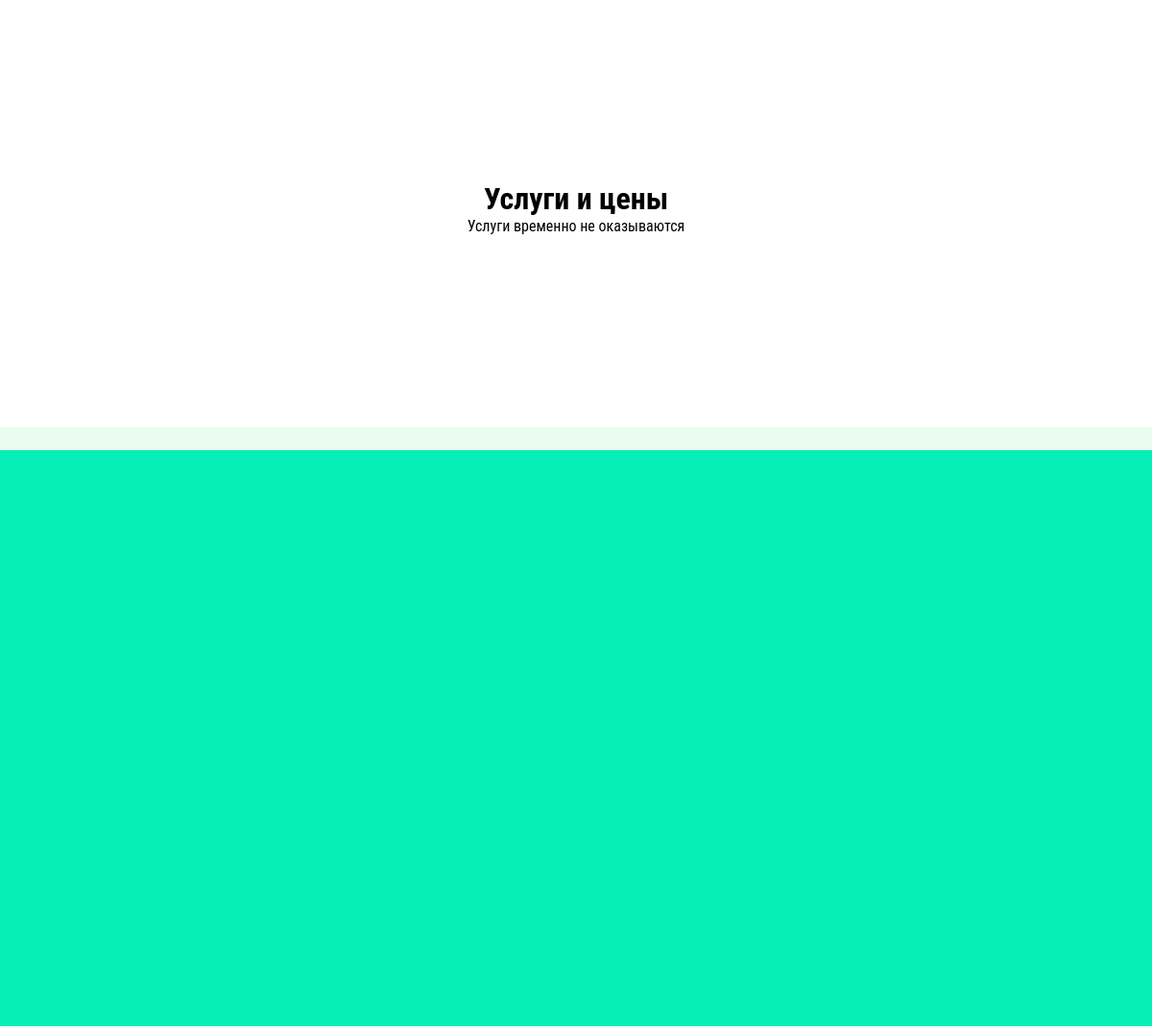
The app's page /услуги (middle part), older data.
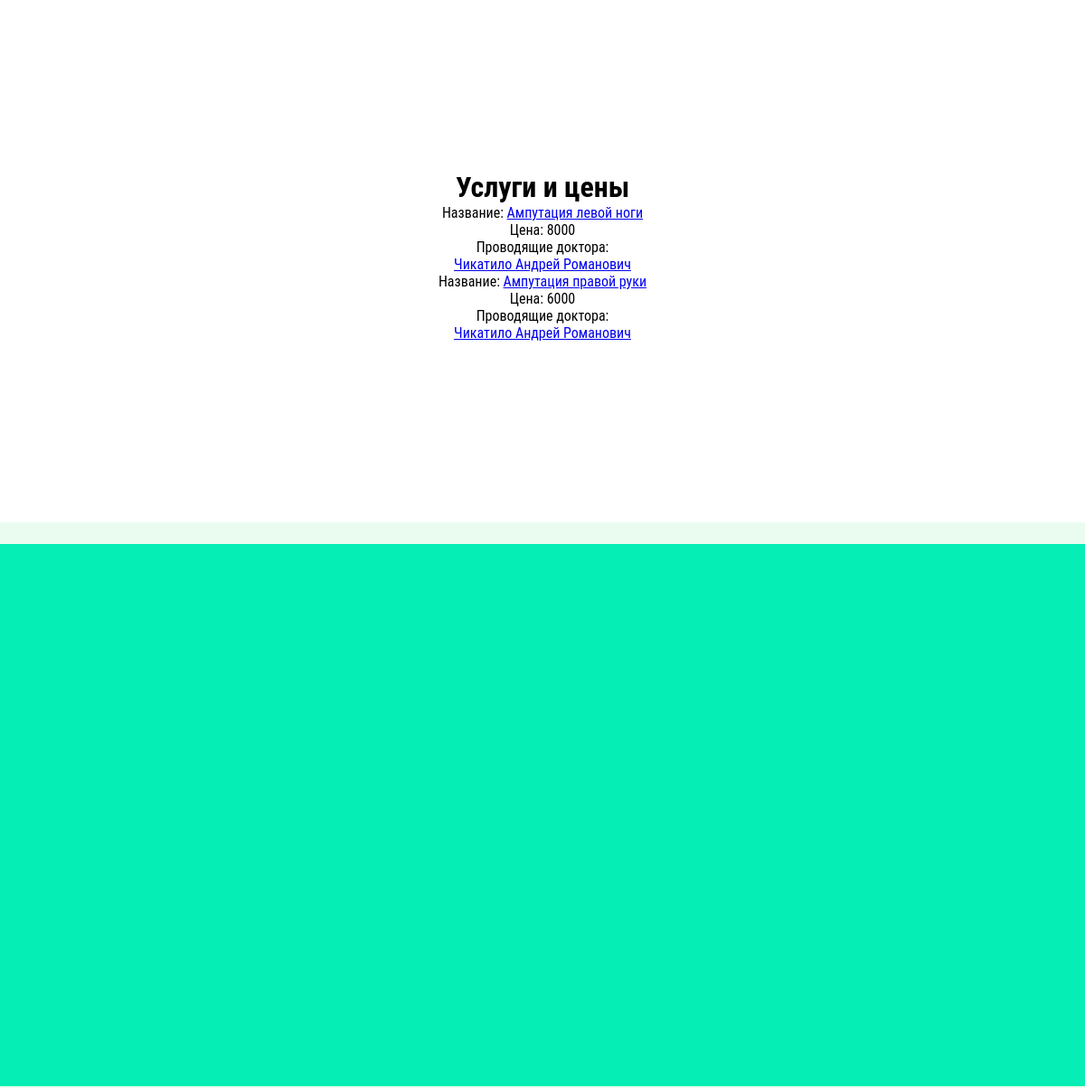
The same page, newer data.
### main/models.py (models this page shows, shortened)
class Service(models.Model):
    name = models.CharField('Название процедуры', max_length=300)
    price = models.IntegerField('Цена, руб.')
    slug = models.SlugField('Ссылка, которая будет вести к услуге. Это поле заполняется само, не нужно его трогать. Вписав сюда что-то, вы ничего не испортите, но и лучше от этого не станет.', blank=True, allow_unicode=True)
    def get_absolute_url(self):
        return reverse('service', kwargs={'service_slug': self.slug})
    class Meta:
        verbose_name = 'Услуга'
        verbose_name_plural = 'Услуги'

class Doctor(models.Model):
    name = models.CharField('Имя, фамилия и отчество врача', max_length=150, unique=True)
    picture = models.FileField('Фото врача', upload_to='doctors_pictures/%Y/%m/%d')
    speciality = models.CharField('Специализация', max_length=300)
    experience = models.CharField('Стаж работы', max_length=100)
    education = models.TextField('Образование')
    additional_qualification = models.TextField('Повышение квалификации', blank=True)
    services = models.ManyToManyField(Service, verbose_name='Услуги')
    slug = models.SlugField('Ссылка, которая будет вести к врачу. Это поле заполняется само, не нужно его трогать. Вписав сюда что-то, вы ничего не испортите, но и лучше от этого не станет.', blank=True, allow_unicode=True)
    def get_absolute_url(self):
        return reverse('doctor', kwargs={'name_slug': self.slug})
    class Meta:
        verbose_name = 'Врач'
        verbose_name_plural = 'Врачи'

### main/views.py (called while the page is built)
def services(request):
    our_services = Service.objects.all()
    context = {
        'title': 'Услуги',
        'services': our_services,
        'yandex_map_apikey': config('YANDEX_MAP_APIKEY')
    }
    return render(request, 'main/services.html', context=context)

### main/templates/main/services.html (shortened to what this page needs)
{% extends 'main/base.html' %}
{% block content %}
    <h1>Услуги и цены</h1>
    {% if services %}
        <ul>
            {% for service in services %}
                <p>Название: <a href="{{ service.get_absolute_url }}">{{ service.name }}</a></p>
                <p>Цена: {{ service.price }}</p>
                <p>Проводящие доктора:</p><ul>
                {% for doctor in service.doctor_set.all %}
                    <li><p><a href="{{ doctor.get_absolute_url }}">{{ doctor.name }}</a></p></li>
                {% endfor %}</ul>
            {% endfor %}
        </ul>
    {% else %}
        <p>Услуги временно не оказываются</p>
    {% endif %}
{% endblock %}

### main/templates/main/base.html (shortened to what this page needs)
{% load static %}
<!doctype html>
<html lang="ru">
<head>
    <link rel="stylesheet" href="{% static 'main/css/header-desktop.css' %}" type="text/css">
    <link rel="stylesheet" href="{% static 'main/css/header-mobile.css' %}" type="text/css">
    <link rel="stylesheet" href="{% static 'main/css/carousel-desktop.css' %}" type="text/css">
    <link rel="stylesheet" href="{% static 'main/css/carousel-mobile.css' %}" type="text/css">
    <link rel="stylesheet" href="{% static 'main/css/footer-desktop.css' %}" type="text/css">
    <link rel="stylesheet" href="{% static 'main/css/footer-mobile.css' %}" type="text/css">
    <link rel="stylesheet" href="{% static 'main/css/content-desktop.css' %}" type="text/css">
    <link rel="stylesheet" href="{% static 'main/css/content-mobile.css' %}" type="text/css">
    <link rel="stylesheet" href="{% static 'main/css/other.css' %}" type="text/css">
</head>
<body>
<div class="content">
    {% block content %}
    {% endblock %}
</div>
<footer class="footer">
    <div class="map">
        <div id="map"></div>
    </div>
</footer>
</body>
</html>

### main/static/main/css/footer-desktop.css (style rules this page uses)
.footer { background-color: #eafcf0; max-height: max-content; }

### main/static/main/css/other.css (style rules this page uses)
* { padding: 0; margin: 0; font-family: 'Roboto Condensed', sans-serif; box-sizing: border-box; }
*::before, *::after { box-sizing: border-box; }
body, html { overflow-x: hidden; }
#map { display: block; align-self: center; width: 1200px; height: 600px; padding: 3px; margin: 2% auto 1% auto; background-color: rgb(5, 238, 181); }
.content { display: block; text-align: center; align-content: center; margin-top: 200px; margin-bottom: 200px; }
.map { display: flex; align-items: center; }

Row changes from the older to the newer data that the page shows:
added Service: name "Ампутация левой ноги", price "8000"
added Doctor: name "Чикатило Андрей Романович"
added Service: name "Ампутация правой руки", price "6000"
Text that changed along with them:
text no longer shown: "Услуги временно не оказываются"
